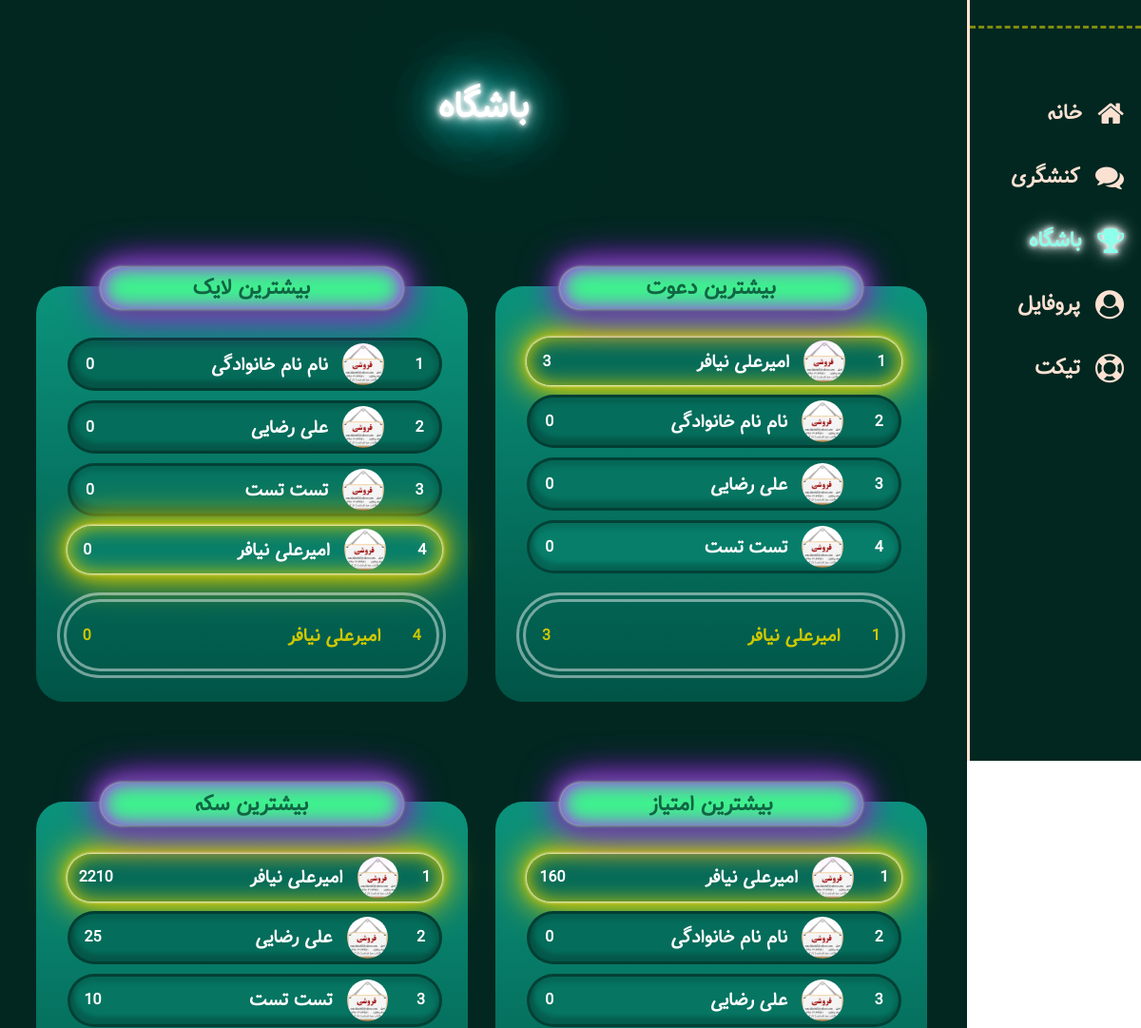
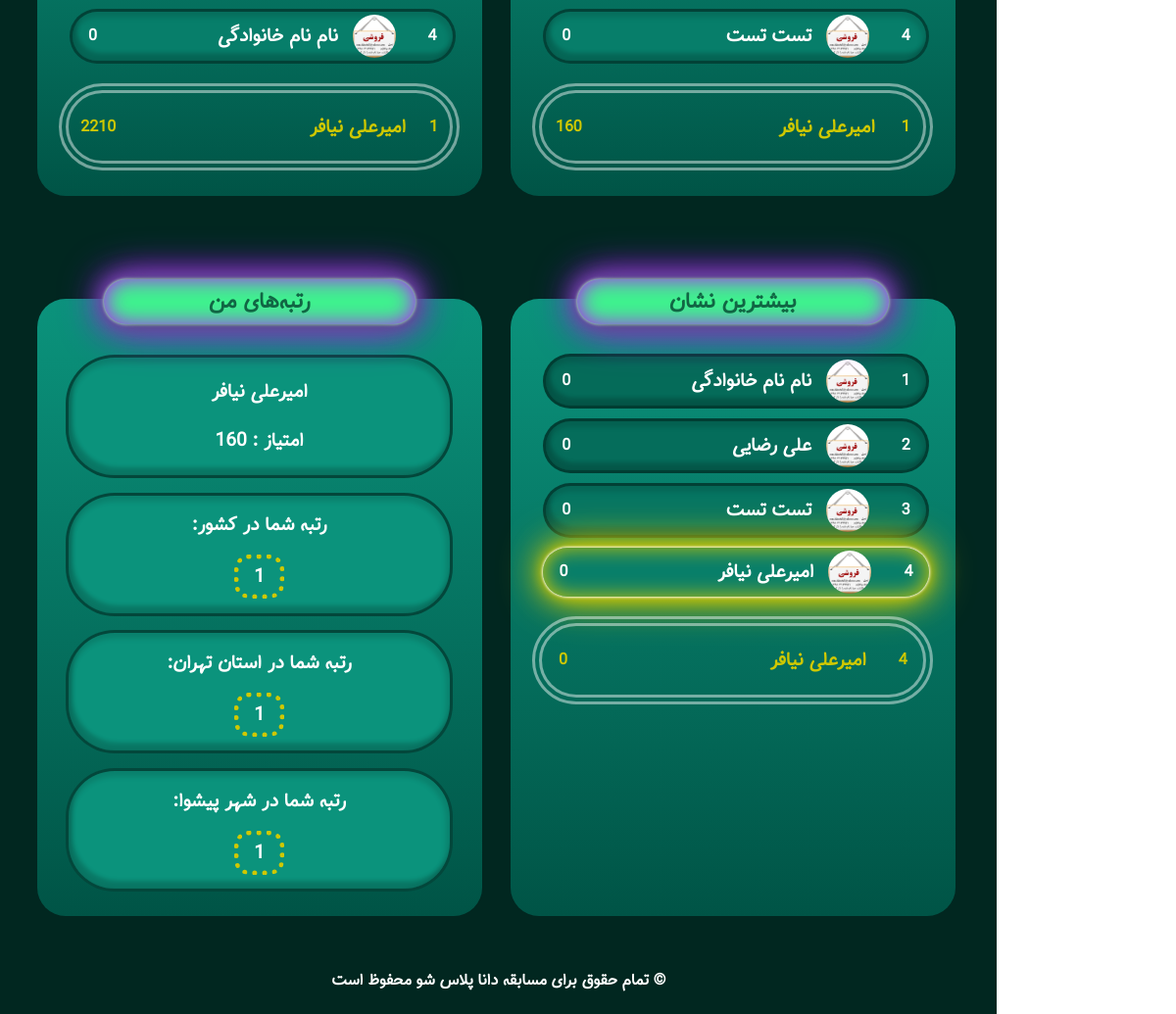
The app's page /club (signed in), older data (2 pictures, top to bottom).
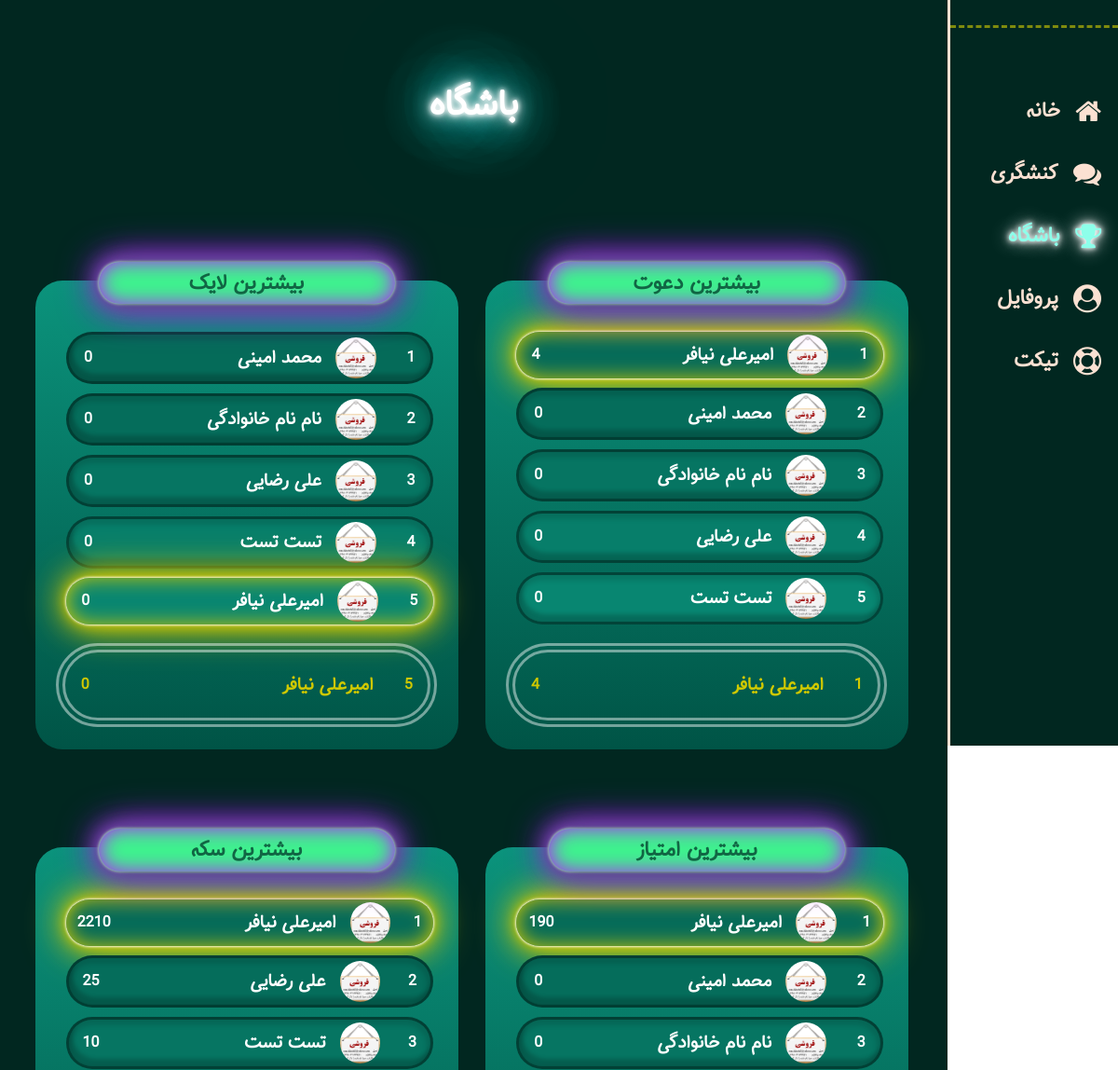
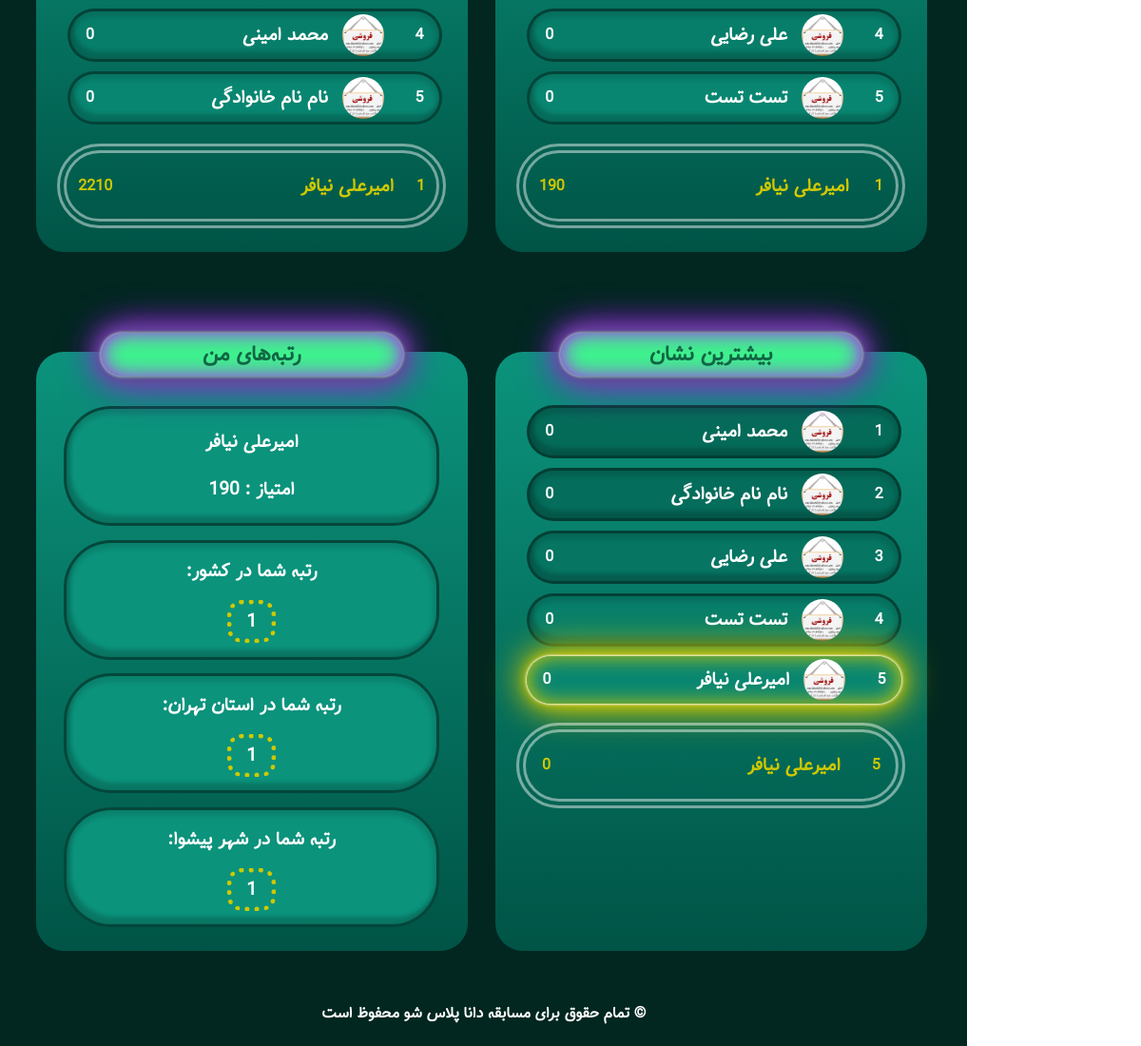
The same page, newer data (2 pictures, top to bottom).
### models/user.py (models this page shows)
class User(db.Model, UserMixin):
    __tablename__ = "users"
    id = Column(Integer, primary_key=True)
    name = Column(String, nullable=False, unique=True, index=True)
    username = Column(String, nullable=False, unique=True, index=True)
    password = Column(String, nullable=False, unique=True, index=True)
    code = Column(Integer, nullable=False, unique=True, index=True)
    phone = Column(String, nullable=False, index=True)
    email = Column(String, nullable=False, index=True)
    grade = Column(String, nullable=False, index=True)
    birth = Column(String, nullable=False, index=True)  #1340 - 1397
    gender = Column(String, nullable=False, index=True)
    type = Column(String, nullable=False, index=True)
    invite_code = Column(String, nullable=False, index=True)
    invite_auth = Column(String, nullable=False, index=True)
    msg_code = Column(Integer, index=True)
    province = Column(String, index=True)
    city = Column(String, index=True)
    school_name = Column(String, index=True)
    school_type = Column(String, index=True)
    home_addres = Column(String, index=True)
    recognition = Column(String, index=True)
    final = Column(Integer, default=0, index=True)
    authentication = Column(Integer, default=0, index=True)
    downloads = Column(Integer, default=2, index=True)
    coin = Column(Integer, default=0, index=True)
    point = Column(Integer, default=0, index=True)
    badge = Column(Integer, default=0, index=True)
    like = Column(Integer, default=0, index=True)
    invite = Column(Integer, default=0, index=True)

### blueprints/user.py (the view)
@app.route('/club',  strict_slashes=False)
@login_required
def club():
    top_coins = User.query.order_by(User.coin.desc()).limit(10).all()
    top_points = User.query.order_by(User.point.desc()).limit(10).all()
    top_likes = User.query.order_by(User.like.desc()).limit(10).all()
    top_badges = User.query.order_by(User.badge.desc()).limit(10).all()
    top_invites = User.query.order_by(User.invite.desc()).limit(10).all()
    rank_coins = User.query.order_by(User.coin.desc()).all().index(current_user)+1
    rank_points = User.query.order_by(User.point.desc()).all().index(current_user)+1
    rank_likes = User.query.order_by(User.like.desc()).all().index(current_user)+1
    rank_badges = User.query.order_by(User.badge.desc()).all().index(current_user)+1
    rank_invites = User.query.order_by(User.invite.desc()).all().index(current_user)+1
    province_rank = User.query.filter(User.province==current_user.province).order_by(User.point.desc()).all().index(current_user)+1
    city_rank = User.query.filter(User.city==current_user.city).order_by(User.point.desc()).all().index(current_user)+1
    return render_template("user/club.html", top_coins=top_coins, top_points=top_points, top_likes=top_likes, top_badges=top_badges, top_invites=top_invites,
                           rank_coins=rank_coins, rank_points=rank_points, rank_likes=rank_likes, rank_badges=rank_badges, rank_invites=rank_invites,
                            province_rank=province_rank, city_rank=city_rank)

### app.py (called while the page is built)
@login_manager.user_loader
def load_user(user_id):
    return User.query.filter(User.id==user_id).first()

### templates/user/club.html (shortened to what this page needs)
{% extends "Base.html" %}
{% block head %}
    <link rel="stylesheet" href="https://cdnjs.cloudflare.com/ajax/libs/font-awesome/4.7.0/css/font-awesome.min.css">
    <link rel="stylesheet" href="{{ url_for('static', filename='styles/user/club.css') }}">
    {% endblock %}
    {% block body %}
    <div id="continer">
        <div id="side-wrp">
            <div id="logo-wrp">
            </div>
            <a href="{{ url_for('user.home') }}" class="icon-wrp">
                <i class="fa fa-home icon"></i>
                <h2>خانه </h2>
            </a>
            <a href="{{ url_for('user.activism') }}" class="icon-wrp">
                <i class="fa fa-comments icon"></i>
                <h2>کنشگری </h2>
            </a>
            <a href="{{ url_for('user.club') }}" class="icon-wrp active">
                <i class="fa fa-trophy icon"></i>
                <h2>باشگاه </h2>
            </a>
            <a href="{{ url_for('user.profile') }}" class="icon-wrp">
                <i class="fa fa-user-circle icon"></i>
                <h2>پروفایل </h2>
            </a>
            <a href="{{ url_for('user.ticket') }}" class="icon-wrp">
                <i class="fa fa-life-saver icon"></i>
                <h2>تیکت </h2>
            </a>
        </div>
        <div id="content-wrp">
            <div id="heading">
                <h1>باشگاه</h1>
            </div>
            <div id="main">
                <div class="table-co" id="invite-table-co">
                    <div class="table" id="invite-table">
                        <div class="title-table">
                            <h2 class="the-title">بیشترین دعوت</h2>
                        </div>
                        <div class="name">
                            {%for i in top_invites%}
                            <div class="person p{{loop.index}} neonText {{'me' if i==current_user}}">
                                <h4>{{loop.index}}</h4>
                                <div class="bio">
                                    <img class="profile" src="{{ url_for('static', filename='styles/index.jpg') }}" alt="">
                                    <h3 class="neonText">{{i.name}}</h3>
                                </div>
                                <h4>{{i.invite}}</h4>
                            </div>
                            {% endfor %}
                            {% if current_user.authentication==1 and current_user.final==1%}
                            <div class="my-level">
                                <h4>{{rank_invites}}</h4>
                                <div class="bio">
                                    <h3 class="neonText">{{current_user.name}}</h3>
                                </div>
                                <h4>{{current_user.invite}}</h4>
                            </div>
                            {% endif %}
                        </div>
                    </div>
                </div>
                <div class="table-co" id="like-table-co">
                    <div class="table" id="like-table">
                        <div class="title-table">
                            <h2 class="the-title">بیشترین لایک</h2>
                        </div>
                        <div class="name">
                            {%for i in top_likes%}
                            <div class="person p{{loop.index}} neonText {{'me' if i==current_user}}">
                                <h4>{{loop.index}}</h4>
                                <div class="bio">
                                    <img class="profile" src="{{ url_for('static', filename='styles/index.jpg') }}" alt="">
                                    <h3 class="neonText">{{i.name}}</h3>
                                </div>
                                <h4>{{i.like}}</h4>
                            </div>
                            {% endfor %}
                            {% if current_user.authentication==1 and current_user.final==1%}
                            <div class="my-level">
                                <h4>{{rank_likes}}</h4>
                                <div class="bio">
                                    <h3 class="neonText">{{current_user.name}}</h3>
                                </div>
                                <h4>{{current_user.like}}</h4>
                            </div>
                            {% endif %}
                        </div>
                    </div>
                </div>
                <div class="table-co" id="point-table-co">
                    <div class="table" id="point-table">
                        <div class="title-table">
                            <h2 class="the-title">بیشترین امتیاز</h2>
                        </div>
                        <div class="name">
                            {%for i in top_points%}
                            <div class="person p{{loop.index}} neonText {{'me' if i==current_user}}">
                                <h4>{{loop.index}}</h4>
                                <div class="bio">
                                    <img class="profile" src="{{ url_for('static', filename='styles/index.jpg') }}" alt="">
                                    <h3 class="neonText">{{i.name}}</h3>
                                </div>
                                <h4>{{i.point}}</h4>
                            </div>
                            {% endfor %}
                            {% if current_user.authentication==1 and current_user.final==1%}
                            <div class="my-level">
                                <h4>{{rank_points}}</h4>
                                <div class="bio">
                                    <h3 class="neonText">{{current_user.name}}</h3>
                                </div>
                                <h4>{{current_user.point}}</h4>
                            </div>
                            {% endif %}
                        </div>
                    </div>
                </div>
                <div class="table-co" id="coin-table-co">
                    <div class="table" id="coin-table">
                        <div class="title-table">
                            <h2 class="the-title">بیشترین سکه</h2>
                        </div>
                        <div class="name">
                            {%for i in top_coins%}
                            <div class="person p{{loop.index}} neonText {{'me' if i==current_user}}">
                                <h4>{{loop.index}}</h4>
                                <div class="bio">
                                    <img class="profile" src="{{ url_for('static', filename='styles/index.jpg') }}" alt="">
                                    <h3 class="neonText">{{i.name}}</h3>
                                </div>
                                <h4>{{i.coin}}</h4>
                            </div>
                            {% endfor %}
                            {% if current_user.authentication==1 and current_user.final==1%}
                            <div class="my-level">
                                <h4>{{rank_coins}}</h4>
                                <div class="bio">
                                    <h3 class="neonText">{{current_user.name}}</h3>
                                </div>
                                <h4>{{current_user.coin}}</h4>
                            </div>
                            {% endif %}
                        </div>
                    </div>
                </div>
                <div class="table-co" id="badge-table-co">
                    <div class="table" id="badge-table">
                        <div class="title-table">
                            <h2 class="the-title">بیشترین نشان</h2>
                        </div>
                        <div class="name">
                            {%for i in top_badges%}
                            <div class="person p{{loop.index}} neonText {{'me' if i==current_user}}">
                                <h4>{{loop.index}}</h4>
                                <div class="bio">
                                    <img class="profile" src="{{ url_for('static', filename='styles/index.jpg') }}" alt="">
                                    <h3 class="neonText">{{i.name}}</h3>
                                </div>
                                <h4>{{i.badge}}</h4>
                            </div>
                            {% endfor %}
                            {% if current_user.authentication==1 and current_user.final==1%}
                            <div class="my-level">
                                <h4>{{rank_badges}}</h4>
                                <div class="bio">
                                    <h3 class="neonText">{{current_user.name}}</h3>
                                </div>
                                <h4>{{current_user.badge}}</h4>
                            </div>
                            {% endif %}
                        </div>
                    </div>
                </div>
                <div class="table-co" id="my-table-co">
                    <div class="table" id="my-table">
                        <div class="title-table">
                            <h2 class="the-title">رتبه‌های من</h2>
                        </div>
                        <div class="name-my-table">
                            {% if current_user.authentication==1 and current_user.final==1%}
                            <div class="person my-rank my-name neonText">
                                <h3>{{current_user.name}}</h3>
                                <h3>امتیاز : {{current_user.point}}</h3>
                            </div>
                            <div class="person my-rank country neonText">
                                <h3>رتبه شما در کشور:</h3>
                                <h3 class="rank-num">{{rank_points}}</h3>
                            </div>
                            <div class="person my-rank province neonText">
                                <h3>رتبه شما در استان {{current_user.province}}:</h3>
                                <h3 class="rank-num">{{province_rank}}</h3>
                            </div>
                            <div class="person my-rank city neonText">
                                <h3>رتبه شما در شهر {{current_user.city}}:</h3>
                                <h3 class="rank-num">{{city_rank}}</h3>
                            </div>
                            {% else %}
                            <div class="person my-rank my-name neonText">
                                <h3>{{current_user.name}}</h3>
                                <h3><a href="{{url_for('user.completion')+'?next=/club'}}">مشاهده رتبه های من</a></h3>
                            </div>
                            {% endif %}
                        </div>
                    </div>
                </div>
            </div>
            <div id="footer">
                <h4 id="copyRight">© تمام حقوق برای مسابقه دانا پلاس شو محفوظ است</h4>
            </div>
            </div>
        </div>
{% endblock %}

### templates/Base.html (shortened to what this page needs)
<!DOCTYPE html>
<html lang="fa" dir="rtl">
<head>
    <link rel="stylesheet" href="{{ url_for('static', filename='libraries/sweetalert2/sweetalert2.min.css') }}">
    {% block head%}{% endblock %}
</head>
<body>
    {% block body%}{% endblock %}
</body>
</html>

Row changes from the older to the newer data that the page shows:
changed User "امیرعلی نیافر": invite "3" → "4"; point "160" → "190"
added User: name "محمد امینی", invite "0", like "0", point "0", coin "0", badge "0"
Text that changed along with them:
{{ rank_likes }}: "4" → "5"
{{ rank_badges }}: "4" → "5"
